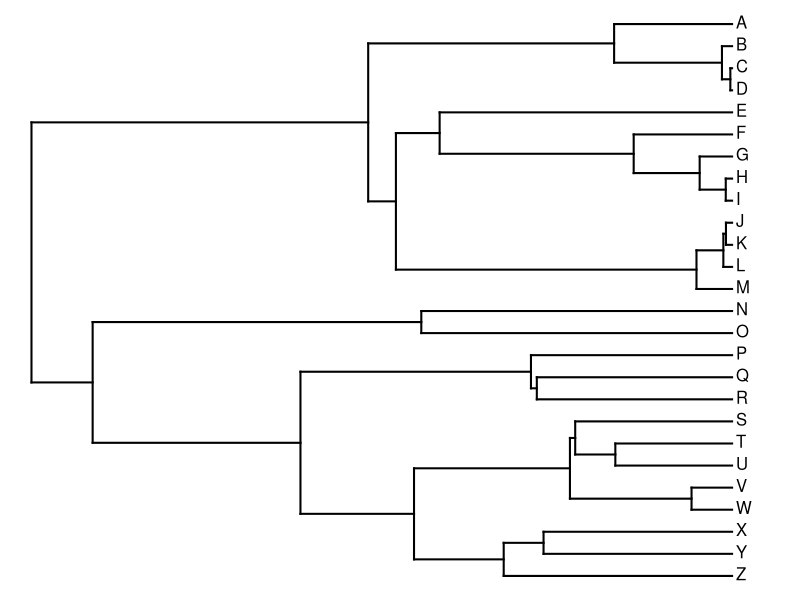
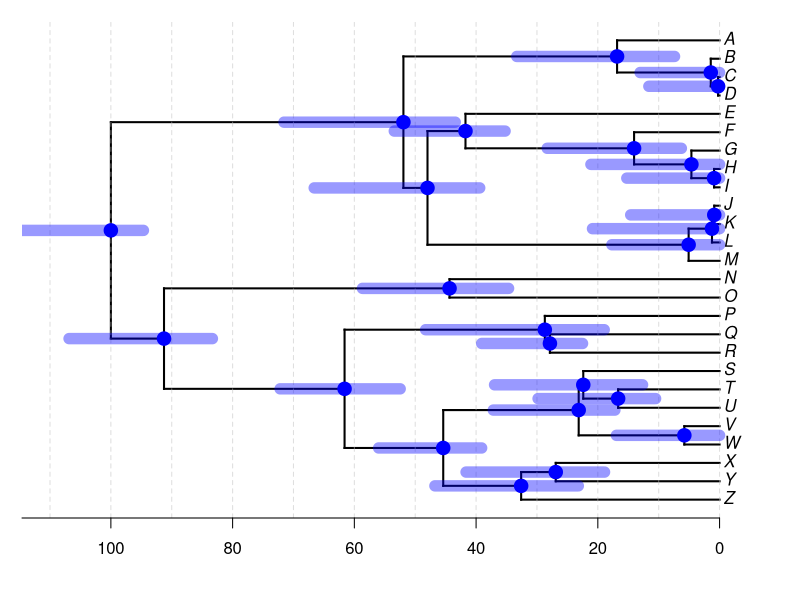
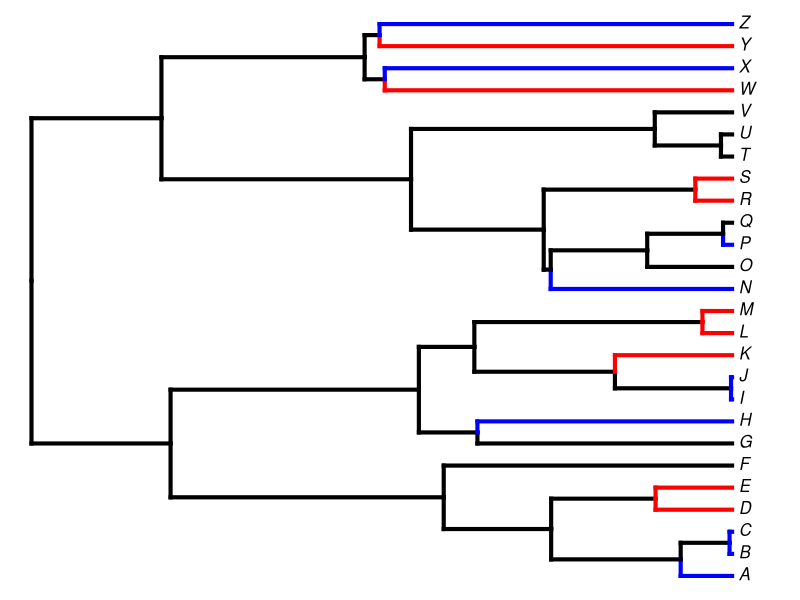
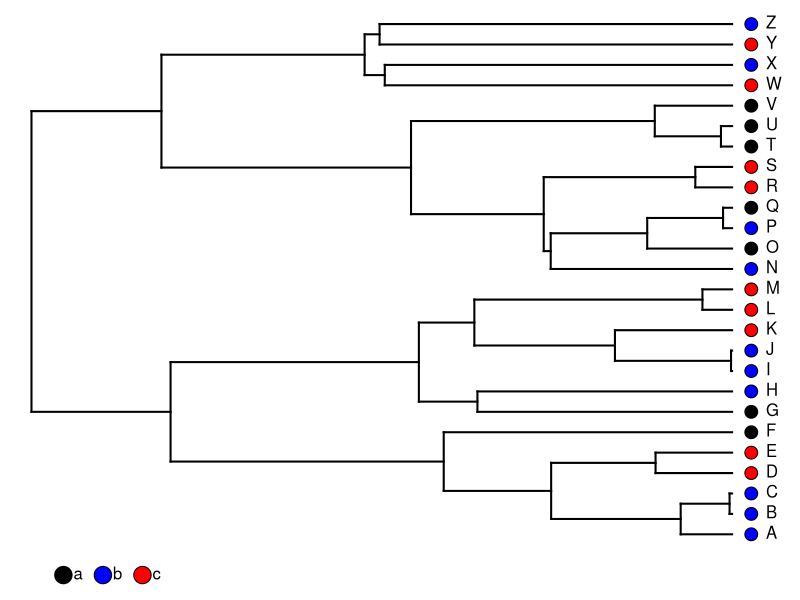

Source code (R) for these figures, in order:
## ---- chunk 1
library(phytools)
## ---- chunk 2
tree<-pbtree(n=26,tip.label=LETTERS[26:1],scale=100)
h<-sapply(1:tree$Nnode+Ntip(tree),nodeheight,tree=tree)
CI<-cbind(h-runif(n=length(h),min=10,max=20),h+runif(n=length(h),
    min=5,max=10))
CI[CI>max(nodeHeights(tree))]<-max(nodeHeights(tree))
CI<-max(nodeHeights(tree))-CI
rownames(CI)<-1:tree$Nnode+Ntip(tree)
colnames(CI)<-paste(c("lower","upper"),"(MYBP)")

tree
CI # confidence intervals
## ---- chunk 3
# básico
plotTree(tree)

# apachurrarlo un poquito para que entre un eje con "tiempo"
plotTree(tree,xlim=c(110,-5),direction="leftwards",
    mar=c(4.1,1.1,1.1,1.1),ftype="i")
# lineas verticales para ver el tiempo mejor
abline(v=seq(0,120,by=10),lty="dashed",
    col=make.transparent("grey",0.5))
# eje con tiempo
axis(1,at=seq(0,120,by=20))

# guardar el plot en un objetio
obj<-get("last_plot.phylo",envir=.PlotPhyloEnv)

# utilizar un loop para poner el intervalo de confianza en cada nodo
for(i in 1:tree$Nnode+Ntip(tree))
    lines(x=c(CI[i-Ntip(tree),1],CI[i-Ntip(tree),2]),
        y=rep(obj$yy[i],2),lwd=11,lend=0,
        col=make.transparent("blue",0.4))
points(obj$xx[1:tree$Nnode+Ntip(tree)],
    obj$yy[1:tree$Nnode+Ntip(tree)],pch=19,col="blue",
    cex=1.8)
## ---- chunk 4
tree<-pbtree(n=26,tip.label=LETTERS)
tree

# crear edos
Q<-matrix(c(-2,1,1,1,-2,1,1,1,-2),3,3)
Q
rownames(Q)<-colnames(Q)<-letters[1:3]
Q
x<-as.factor(sim.history(tree,Q)$states)
x
## ---- chunk 5
## identify the tips in states b or c
b<-names(x)[x=="b"]
b

c<-names(x)[x=="c"]
c

## paint the edges
tt<-paintBranches(tree,edge=sapply(b,match,tree$tip.label),
    state="b",anc.state="a")
tt<-paintBranches(tt,edge=sapply(c,match,tree$tip.label),
    state="c")

tt

# Plot
cols<-setNames(c("black","blue","red"),c("a","b","c"))
plot(tt,colors=cols,lwd=4,split.vertical=TRUE,ftype="i")

## ---- chunk 6
cols<-setNames(c("black","blue","red"),c("a","b","c"))
dotTree(tree,x,colors=cols)
